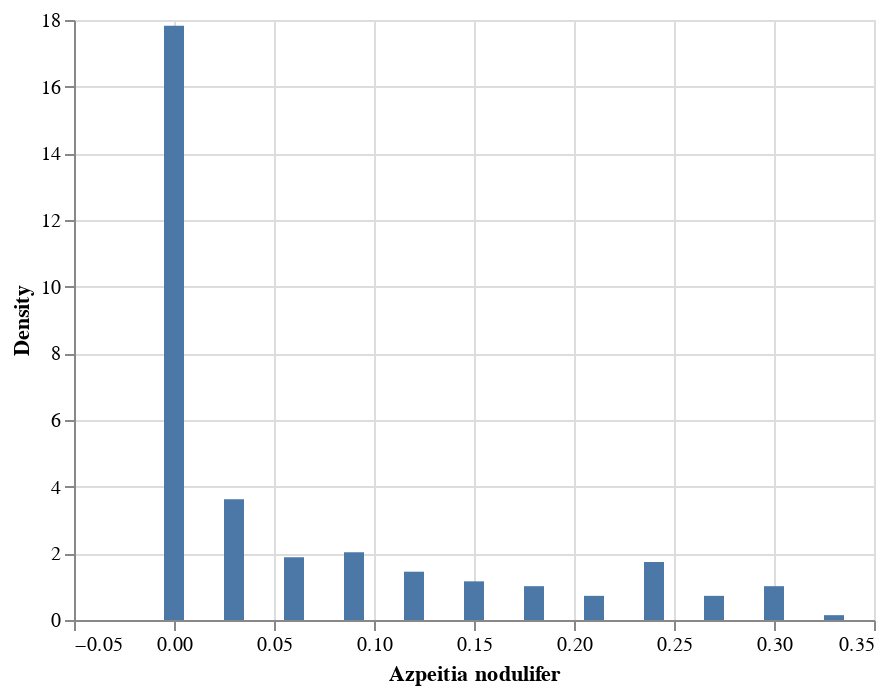

Notebook code for this chart:
### Code cell
# solution 
hist = alt.Chart(
    diatoms
).transform_bin(
    'Azpeitia nodulifer',
    field = 'A_nodul', 
    bin = alt.Bin(step = 0.03)
).transform_aggregate(
    Count = 'count()',
    groupby = ['Azpeitia nodulifer']
).transform_calculate(
    Density = 'datum.Count/(0.03*230)' # divide counts by sample size x binwidth
).mark_bar(size = 10).encode(
    x = alt.X('Azpeitia nodulifer:Q', title = 'Azpeitia nodulifer'),
    y = 'Density:Q'
)
hist

### Figure 1 — Vega-Lite specification as saved in the notebook (floating-point values rounded to 4 significant figures; data arrays with more than 128 entries replaced by an {"elided": "..."} marker saying what was removed)
{"config": {"view": {"continuousWidth": 400, "continuousHeight": 300}}, "data": {"name": "data-9f4e66e54759d6b46301ea3d10ce44f6"}, "mark": {"type": "bar", "size": 10}, "encoding": {"x": {"type": "quantitative", "field": "Azpeitia nodulifer", "title": "Azpeitia nodulifer"}, "y": {"type": "quantitative", "field": "Density"}}, "transform": [{"bin": {"step": 0.03}, "field": "A_nodul", "as": "Azpeitia nodulifer"}, {"aggregate": [{"op": "count", "as": "Count"}], "groupby": ["Azpeitia nodulifer"]}, {"calculate": "datum.Count/(0.03*230)", "as": "Density"}], "$schema": "https://vega.github.io/schema/vega-lite/v4.0.2.json", "datasets": {"data-9f4e66e54759d6b46301ea3d10ce44f6": {"elided": "230 records"}}}
